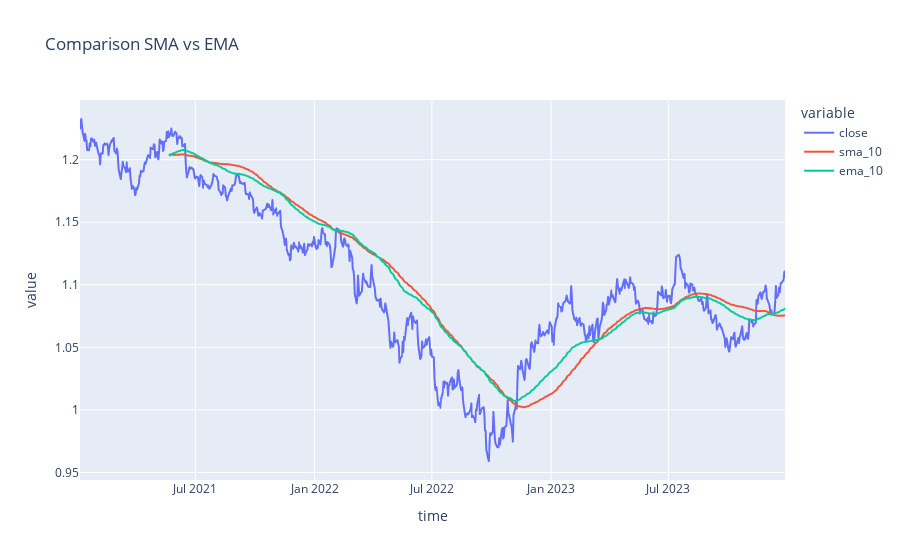

The notebook cell saved with this chart:
### Markdown cell above
### Comparison between SMA and EMA

### Code cell
# plotting the SMA and EMA side by side
fig_sma_ema_compare = px.line(df, x='time', y=['close', 'sma_10', 'ema_10'], title='Comparison SMA vs EMA')
display(fig_sma_ema_compare)
display(Markdown('*Notice how to EMA reacts faster to price movements than the SMA'))

### Figure 1 — Plotly figure (JSON) as saved in the notebook; plotly's stock layout.template omitted (floating-point values rounded to 4 significant figures; data arrays with more than 128 entries replaced by an {"elided": "..."} marker saying what was removed)
{"data": [{"hovertemplate": "variable=close<br>time=%{x}<br>value=%{y}<extra></extra>", "legendgroup": "close", "line": {"color": "#636efa", "dash": "solid"}, "marker": {"symbol": "circle"}, "mode": "lines", "name": "close", "showlegend": true, "type": "scattergl", "x": {"elided": "778 str values"}, "xaxis": "x", "y": {"elided": "778 float values"}, "yaxis": "y"}, {"hovertemplate": "variable=sma_10<br>time=%{x}<br>value=%{y}<extra></extra>", "legendgroup": "sma_10", "line": {"color": "#EF553B", "dash": "solid"}, "marker": {"symbol": "circle"}, "mode": "lines", "name": "sma_10", "showlegend": true, "type": "scattergl", "x": {"elided": "778 str values"}, "xaxis": "x", "y": {"elided": "778 float values"}, "yaxis": "y"}, {"hovertemplate": "variable=ema_10<br>time=%{x}<br>value=%{y}<extra></extra>", "legendgroup": "ema_10", "line": {"color": "#00cc96", "dash": "solid"}, "marker": {"symbol": "circle"}, "mode": "lines", "name": "ema_10", "showlegend": true, "type": "scattergl", "x": {"elided": "778 str values"}, "xaxis": "x", "y": {"elided": "778 float values"}, "yaxis": "y"}], "layout": {"legend": {"title": {"text": "variable"}, "tracegroupgap": 0}, "title": {"text": "Comparison SMA vs EMA"}, "xaxis": {"anchor": "y", "domain": [0, 1], "title": {"text": "time"}}, "yaxis": {"anchor": "x", "domain": [0, 1], "title": {"text": "value"}}}}
